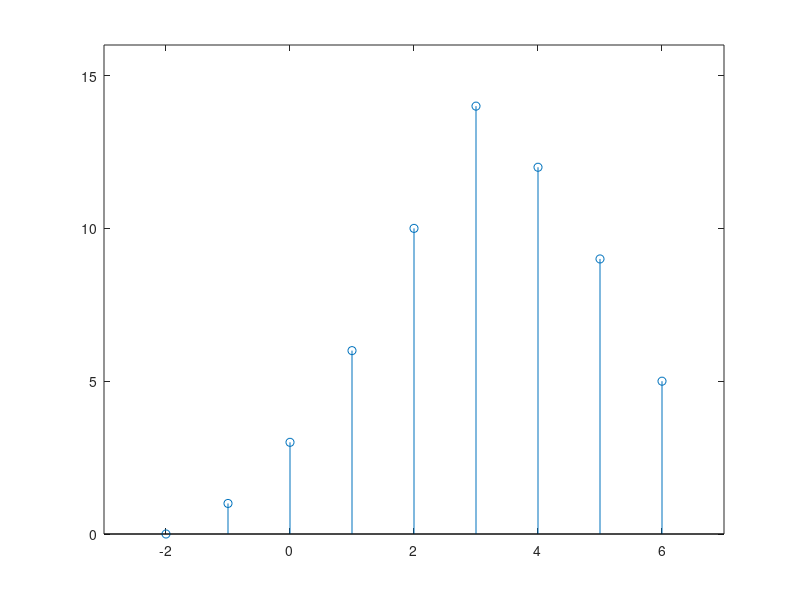

MATLAB code to generate this figure:
nx = -2;
Nx = 1;
nh = 0;
Nh = 5;
n = [(nx+nh):1:(Nx+Nh)];
x = ones(1,length(-1:1:2));
h = [0,1,2,3,4,5];

ny = conv(h,x);
stem(n,ny);
axis([-3 7 0 16]);